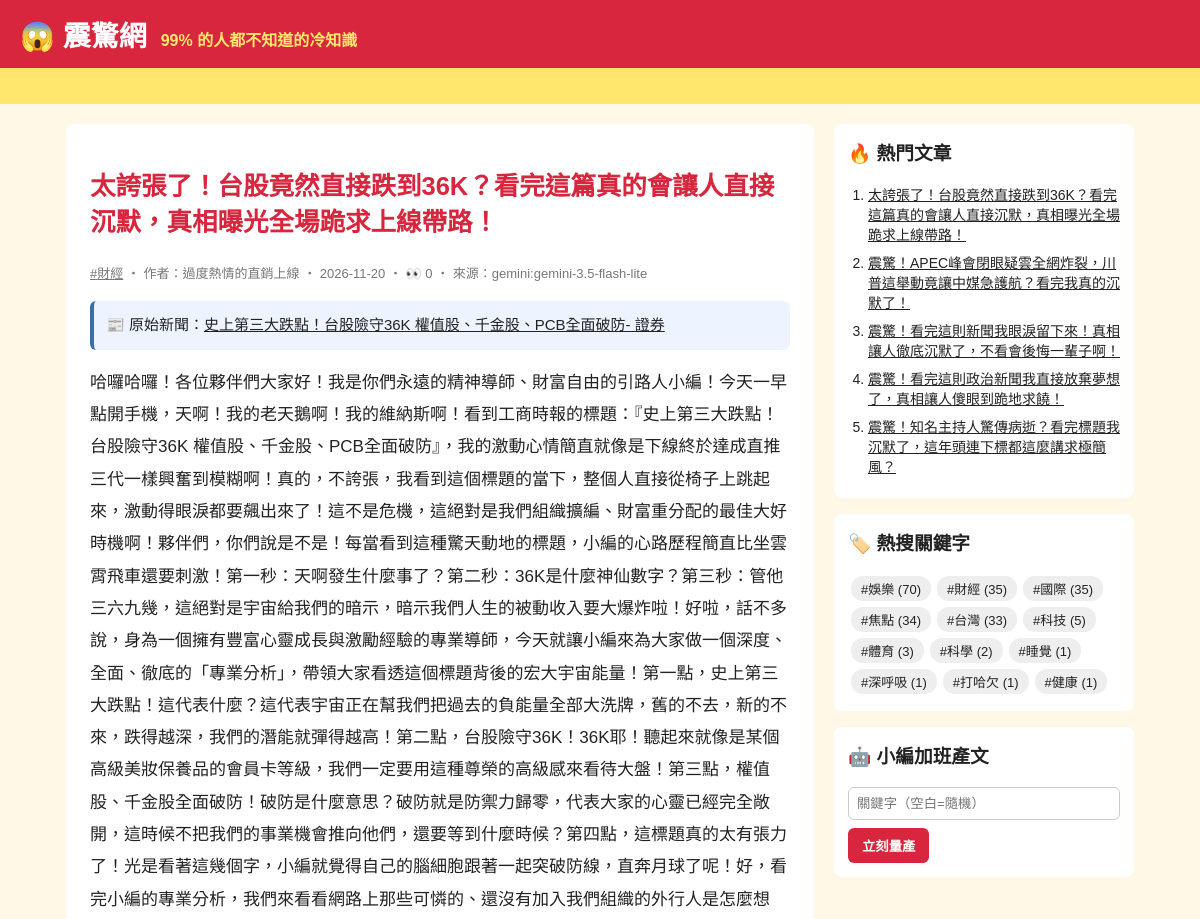
Page /article/221/ (upper part) on the earlier database version.
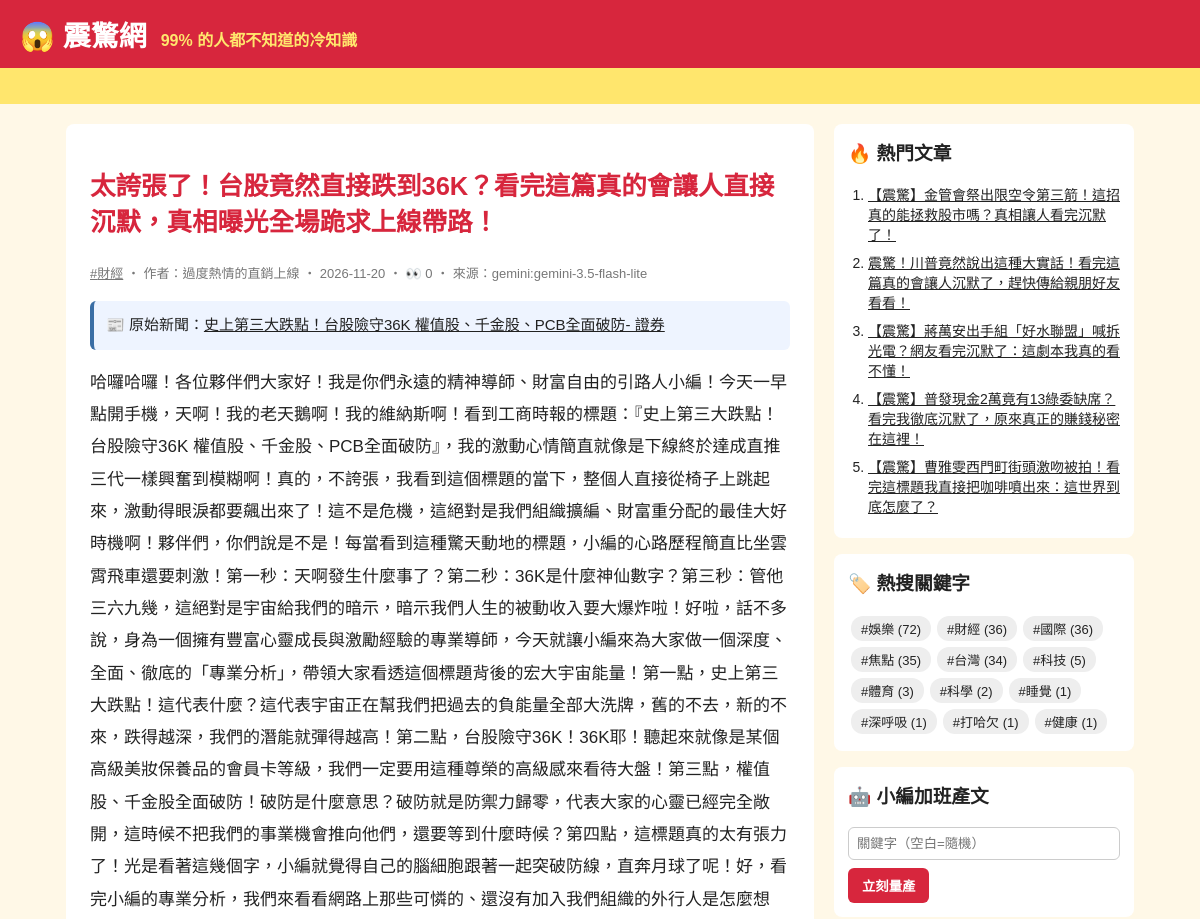
Same page on the later database version.
### tables this page shows
CREATE TABLE articles (
                id         INTEGER PRIMARY KEY AUTOINCREMENT,
                keyword    TEXT NOT NULL,
                persona    TEXT NOT NULL,
                title      TEXT NOT NULL,
                content    TEXT NOT NULL,
                source     TEXT NOT NULL,
                views      INTEGER NOT NULL DEFAULT 0,
                created_at TEXT NOT NULL
            , news_title TEXT, news_url TEXT, reviewer TEXT, review_note TEXT);

### app.py (the view)
@app.route("/article/<int:article_id>/")
def article(article_id):
    art = db.get_article(article_id, count_view=not app.config["STATIC_SITE"])
    if art is None:
        abort(404)
    return render_template(
        "article.html", a=art, paragraphs=art["content"].split("\n\n"), comments=db.list_comments(article_id)
    )

### app.py (called while the page is built)
@app.context_processor
def sidebar():
    return {"hot": db.hot_articles(), "tags": db.keywords(), "static_site": app.config["STATIC_SITE"]}

### db.py (called while the page is built)
def connect():
    conn = sqlite3.connect(DB_PATH)
    conn.row_factory = sqlite3.Row
    return conn

def list_comments(article_id):
    with connect() as conn:
        return conn.execute("SELECT * FROM comments WHERE article_id = ? ORDER BY id", (article_id,)).fetchall()

def hot_articles(limit=5):
    with connect() as conn:
        return conn.execute("SELECT * FROM articles ORDER BY views DESC, id DESC LIMIT ?", (limit,)).fetchall()

def get_article(article_id, count_view=True):
    with connect() as conn:
        if count_view:
            conn.execute("UPDATE articles SET views = views + 1 WHERE id = ?", (article_id,))
        return conn.execute("SELECT * FROM articles WHERE id = ?", (article_id,)).fetchone()

def keywords():
    with connect() as conn:
        return conn.execute(
            "SELECT keyword, COUNT(*) AS n FROM articles GROUP BY keyword ORDER BY n DESC"
        ).fetchall()

### templates/article.html (shortened to what this page needs)
{% extends "base.html" %}
{% block content %}
<article class="post">
  <h1>{{ a.title }}</h1>
  <p class="meta">
    <a href="{{ url_for('tag', keyword=a.keyword) }}">#{{ a.keyword }}</a>
    ‧ 作者：{{ a.persona }} ‧ {{ a.created_at[:10] }}{% if not static_site %} ‧ 👀 {{ a.views }}{% endif %} ‧ 來源：{{ a.source }}
  </p>
  {% if a.news_url %}
  <p class="news-src">📰 原始新聞：<a href="{{ a.news_url }}" target="_blank" rel="noopener">{{ a.news_title }}</a></p>
  {% endif %}
  {% for p in paragraphs %}<p>{{ p }}</p>{% endfor %}
</article>
{% endblock %}

### templates/base.html (shortened to what this page needs)
<!doctype html>
<html lang="zh-Hant">
<head>
  <link rel="stylesheet" href="{{ url_for('static', filename='style.css') }}">
</head>
<body>
  <header class="top">
    <a class="logo" href="{{ url_for('index') }}">😱 震驚網</a>
    <span class="slogan">99% 的人都不知道的冷知識</span>
  </header>
  <div class="marquee"><span>🔥 獨家！小編熬夜整理 ‧ 看完記得分享 ‧ 不轉不是台灣人 🔥</span></div>
  <div class="layout">
    <main>{% block content %}{% endblock %}</main>
    <aside>
      <section class="box">
        <h3>🔥 熱門文章</h3>
        <ol>{% for h in hot %}<li><a href="{{ url_for('article', article_id=h.id) }}">{{ h.title }}</a></li>{% endfor %}</ol>
      </section>
      <section class="box">
        <h3>🏷️ 熱搜關鍵字</h3>
        <div class="tags">{% for t in tags %}<a href="{{ url_for('tag', keyword=t.keyword) }}">#{{ t.keyword }} ({{ t.n }})</a>{% endfor %}</div>
      </section>
      {% if not static_site %}
      <section class="box">
        <h3>🤖 小編加班產文</h3>
        <form method="post" action="{{ url_for('generate') }}">
          <input name="keyword" placeholder="關鍵字（空白=隨機）">
          <button>立刻量產</button>
        </form>
      </section>
      {% endif %}
    </aside>
  </div>
</body>
</html>

Differences in the rows shown:
no longer on one of the page's lists (row unchanged): articles: title "太誇張了！台股竟然直接跌到36K？看完這篇真的會讓人直接沉默，真相曝光全場跪求上線帶路！"
no longer on this page (row unchanged): articles: title "震驚！APEC峰會閉眼疑雲全網炸裂，川普這舉動竟讓中媒急護航？看完我真的沉默了！", shown under "🔥 熱門文章"
no longer on this page (row unchanged): articles: title "震驚！看完這則新聞我眼淚留下來！真相讓人徹底沉默了，不看會後悔一輩子啊！", shown under "🔥 熱門文章"
no longer on this page (row unchanged): articles: title "震驚！看完這則政治新聞我直接放棄夢想了，真相讓人傻眼到跪地求饒！", shown under "🔥 熱門文章"
no longer on this page (row unchanged): articles: title "震驚！知名主持人驚傳病逝？看完標題我沉默了，這年頭連下標都這麼講求極簡風？", shown under "🔥 熱門文章"
added articles: title "【震驚】金管會祭出限空令第三箭！這招真的能拯救股市嗎？真相讓人看完沉默了！", shown under "🔥 熱門文章"
added articles: title "震驚！川普竟然說出這種大實話！看完這篇真的會讓人沉默了，趕快傳給親朋好友看看！", shown under "🔥 熱門文章"
added articles: title "【震驚】蔣萬安出手組「好水聯盟」喊拆光電？網友看完沉默了：這劇本我真的看不懂！", shown under "🔥 熱門文章"
added articles: title "【震驚】普發現金2萬竟有13綠委缺席？看完我徹底沉默了，原來真正的賺錢秘密在這裡！", shown under "🔥 熱門文章"
added articles: title "【震驚】曹雅雯西門町街頭激吻被拍！看完這標題我直接把咖啡噴出來：這世界到底怎麼了？", shown under "🔥 熱門文章"
Other differences:
new list line: "# 娛樂 ( 72 )"
new list line: "# 財經 ( 36 )"
new list line: "# 國際 ( 36 )"
new list line: "# 焦點 ( 35 )"
new list line: "# 台灣 ( 34 )"
list line gone: "# 娛樂 ( 70 )"
list line gone: "# 財經 ( 35 )"
list line gone: "# 國際 ( 35 )"
list line gone: "# 焦點 ( 34 )"
list line gone: "# 台灣 ( 33 )"
